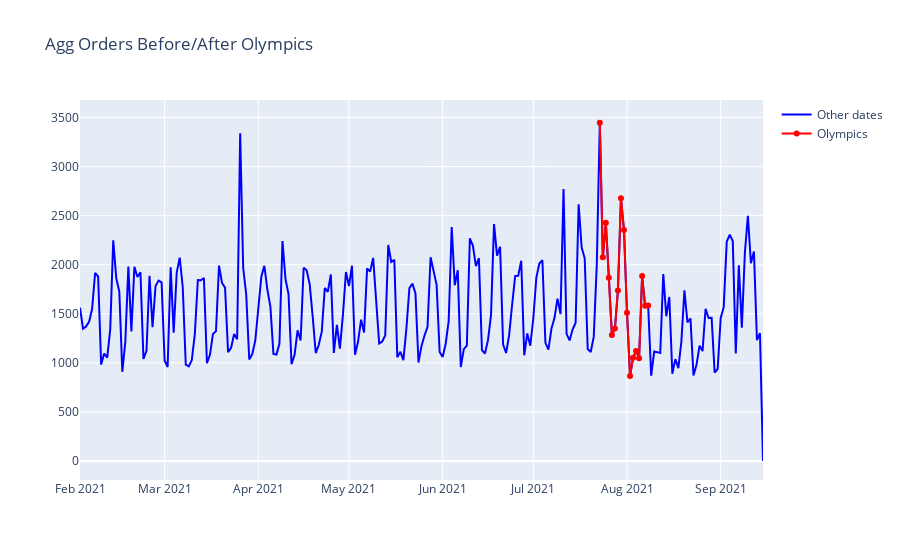

The notebook cell this image was saved under:
### Markdown cell above
## Appendix

### Code cell
daily['index'] = pd.to_datetime(daily['index'])  # ensure 'index' is of datetime type
olymp_start_date = pd.to_datetime('2021-07-23')
olymp_end_date = pd.to_datetime('2021-08-08')
daily['color_group'] = np.where((daily['index'] >= olymp_start_date) & (daily['index'] <= olymp_end_date), 'Olympics', 'Other dates')

import plotly.graph_objects as go

# Create a line for the entire date range
fig = go.Figure()
fig.add_trace(
    go.Scatter(
        x=daily['index'],
        y=daily['orders'],
        line=dict(color='blue'),
        name='Other dates'
    )
)

# Overlay a line for the Olympics date range
olympics_data = daily[(daily['index'] >= olymp_start_date) & (daily['index'] <= olymp_end_date)]
fig.add_trace(
    go.Scatter(
        x=olympics_data['index'],
        y=olympics_data['orders'],
        line=dict(color='red'),
        name='Olympics',
    )
)
fig.update_layout(title='Agg Orders Before/After Olympics')
fig.show()

### Figure 1 — Plotly figure (JSON) as saved in the notebook; plotly's stock layout.template omitted (floating-point values rounded to 4 significant figures; data arrays with more than 128 entries replaced by an {"elided": "..."} marker saying what was removed)
{"data": [{"line": {"color": "blue"}, "name": "Other dates", "type": "scatter", "x": {"elided": "227 str values"}, "y": {"elided": "227 float values"}}, {"line": {"color": "red"}, "name": "Olympics", "type": "scatter", "x": ["2021-07-23T00:00:00", "2021-07-24T00:00:00", "2021-07-25T00:00:00", "2021-07-26T00:00:00", "2021-07-27T00:00:00", "2021-07-28T00:00:00", "2021-07-29T00:00:00", "2021-07-30T00:00:00", "2021-07-31T00:00:00", "2021-08-01T00:00:00", "2021-08-02T00:00:00", "2021-08-03T00:00:00", "2021-08-04T00:00:00", "2021-08-05T00:00:00", "2021-08-06T00:00:00", "2021-08-07T00:00:00", "2021-08-08T00:00:00"], "y": [3446, 2075, 2426, 1868, 1284, 1350, 1738, 2678, 2353, 1511.0, 866.6, 1051.0, 1120, 1048.0, 1884.0, 1581.0, 1584.0]}], "layout": {"title": {"text": "Agg Orders Before/After Olympics"}}}
